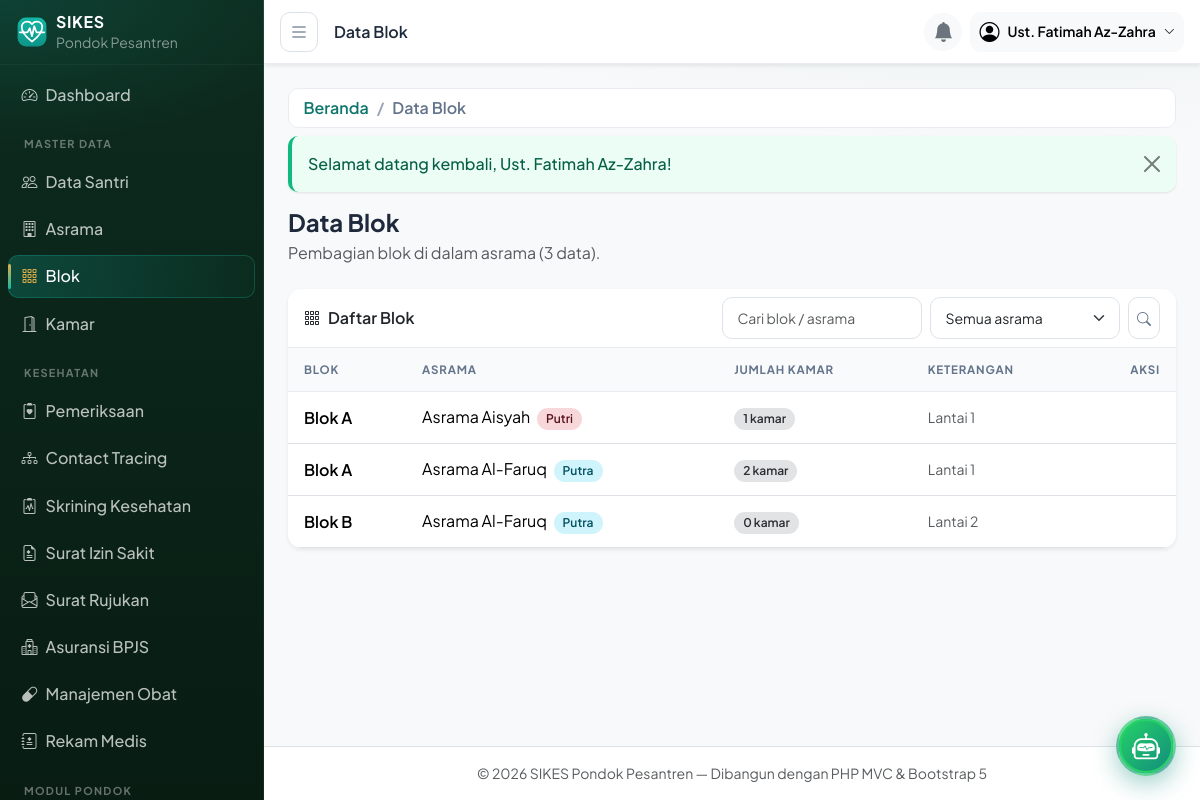
Screenshot of /blok (signed in) with the database file from the repository.
### tables this page shows
CREATE TABLE blok (
  id         INT UNSIGNED AUTO_INCREMENT PRIMARY KEY,
  asrama_id  INT UNSIGNED NOT NULL,
  nama       VARCHAR(100) NOT NULL,
  keterangan VARCHAR(255) DEFAULT NULL,
  created_at TIMESTAMP NOT NULL DEFAULT CURRENT_TIMESTAMP,
  updated_at TIMESTAMP NOT NULL DEFAULT CURRENT_TIMESTAMP ON UPDATE CURRENT_TIMESTAMP,
  UNIQUE KEY uq_blok (asrama_id, nama),
  CONSTRAINT fk_blok_asrama FOREIGN KEY (asrama_id) REFERENCES asrama (id)
    ON DELETE RESTRICT ON UPDATE CASCADE
);

CREATE TABLE asrama (
  id         INT UNSIGNED AUTO_INCREMENT PRIMARY KEY,
  nama       VARCHAR(100) NOT NULL,
  jenis      ENUM('putra','putri') NOT NULL,
  lokasi     VARCHAR(150) DEFAULT NULL,
  keterangan VARCHAR(255) DEFAULT NULL,
  created_at TIMESTAMP NOT NULL DEFAULT CURRENT_TIMESTAMP,
  updated_at TIMESTAMP NOT NULL DEFAULT CURRENT_TIMESTAMP ON UPDATE CURRENT_TIMESTAMP
);

### app/core/helpers.php (called while the page is built, shortened)
<?php
function e(?string $value): string
{
    return htmlspecialchars($value ?? '', ENT_QUOTES, 'UTF-8');
}
function base_url(string $path = ''): string
{
    return APP_URL . '/' . ltrim($path, '/');
}
function app_base_path(): string
{
    $dir = rtrim(str_replace('\\', '/', dirname($_SERVER['SCRIPT_NAME'] ?? '/')), '/');
    return $dir;
}
function current_path(): string
{
    $uri  = parse_url($_SERVER['REQUEST_URI'] ?? '/', PHP_URL_PATH) ?: '/';
    $base = app_base_path();
    $uri = '/' . trim($uri, '/');
    return $uri === '//' ? '/' : $uri;
}

### app/core/Controller.php (called while the page is built, shortened)
<?php
abstract class Controller
{
    protected function view(string $view, array $vars = [], ?string $layout = 'layouts/main'): void
    {
        extract($vars, EXTR_SKIP);
        require ROOT_PATH . '/app/views/' . str_replace('..', '', $layout) . '.php';
    }
}

### app/controllers/BlokController.php (called while the page is built, shortened)
<?php
class BlokController extends Controller
{
    private Blok $blok;
    private Asrama $asrama;
    public function __construct()
    {
        $this->blok   = new Blok();
        $this->asrama = new Asrama();
    }
    public function index(): void
    {
        $q        = trim($_GET['q'] ?? '');
        $asramaId = (int) ($_GET['asrama'] ?? 0);
        $page     = max(1, (int) ($_GET['page'] ?? 1));
        $this->view('blok/index', [
            'title'         => 'Data Blok',
            'user'          => Auth::user(),
            'data'          => $this->blok->paginate($page, 10, $q, $asramaId),
            'filters'       => ['q' => $q, 'asrama' => $asramaId],
            'asramaOptions' => $this->asrama->options(),
        ]);
    }
}

### app/core/App.php (called while the page is built, shortened)
<?php
class App
{
    public function run(): void
    {
        $router = new Router();
        $router->dispatch();
    }
}

### public/index.php (called while the page is built, shortened)
<?php
require ROOT_PATH . '/app/core/helpers.php';
require ROOT_PATH . '/app/core/App.php';
(new App\Core\App())->run();

### app/core/Database.php (called while the page is built, shortened)
<?php
class Database
{
    private static ?Database $instance = null;
    private PDO $pdo;
    private function __construct()
    {
        $dsn = sprintf('mysql:host=%s;port=%s;dbname=%s;charset=%s', DB_HOST, DB_PORT, DB_NAME, DB_CHARSET);
        try {
            $this->pdo = new PDO($dsn, DB_USER, DB_PASS, [
                PDO::ATTR_ERRMODE            => PDO::ERRMODE_EXCEPTION,
                PDO::ATTR_DEFAULT_FETCH_MODE => PDO::FETCH_ASSOC,
                PDO::ATTR_EMULATE_PREPARES   => false,
            ]);
        } catch (PDOException $e) {
            if (APP_ENV === 'development') {
                exit('Koneksi database gagal: ' . $e->getMessage()
                    . ' — periksa app/config/config.php dan pastikan database sudah diimpor.');
            }
            exit('Terjadi kesalahan pada server. Silakan coba lagi nanti.');
        }
    }
    public static function getInstance(): Database
    {
        return self::$instance ??= new self();
    }
    public function query(string $sql, array $params = []): PDOStatement
    {
        $stmt = $this->pdo->prepare($sql);
        $stmt->execute($params);
        return $stmt;
    }
    public function fetchAll(string $sql, array $params = []): array
    {
        return $this->query($sql, $params)->fetchAll();
    }
}

### app/models/Blok.php (called while the page is built, shortened)
<?php
class Blok extends Model
{
    public function paginate(int $page, int $perPage, string $q = '', int $asramaId = 0): array
    {
        $offset = max(0, ($page - 1) * $perPage);
        $where  = [];
        $params = [];
        $whereSql = $where ? ' WHERE ' . implode(' AND ', $where) : '';
        $join     = ' FROM blok b JOIN asrama a ON a.id = b.asrama_id';
        $total = (int) ($this->db->fetch(
            "SELECT COUNT(*) AS total{$join}{$whereSql}", $params
        )['total'] ?? 0);
        $rows = $this->db->fetchAll(
            "SELECT b.*, a.nama AS asrama_nama, a.jenis AS asrama_jenis,
                    (SELECT COUNT(*) FROM kamar k WHERE k.blok_id = b.id) AS kamar_count
             {$join}{$whereSql}
             ORDER BY a.nama ASC, b.nama ASC
             LIMIT {$perPage} OFFSET {$offset}",
            $params
        );
        return ['rows' => $rows, 'total' => $total, 'page' => $page, 'pages' => max(1, (int) ceil($total / $perPage))];
    }
}

### app/core/Model.php (called while the page is built, shortened)
<?php
abstract class Model
{
    public function __construct()
    {
        $this->db = Database::getInstance();
    }
}

### app/views/blok/index.php (the view, shortened to what this page needs)
<div class="d-flex flex-wrap align-items-center justify-content-between mb-4 gap-2">
    <div>
        <h1 class="h4 fw-bold mb-1">Data Blok</h1>
        <p class="text-muted mb-0">Pembagian blok di dalam asrama (<?= (int) $data['total'] ?> data).</p>
    </div>
</div>
<?php require ROOT_PATH . '/app/views/partials/flash.php'; ?>
<div class="card border-0 shadow-sm">
    <div class="card-header bg-white d-flex flex-wrap gap-2 align-items-center justify-content-between">
        <span class="fw-semibold"><i class="bi bi-grid-3x3-gap me-2"></i>Daftar Blok</span>
        <form class="d-flex gap-2" method="GET" action="<?= base_url('/blok') ?>">
            <input type="text" name="q" class="form-control form-control-sm" style="width:200px"
                   placeholder="Cari blok / asrama" value="<?= e($filters['q']) ?>">
            <select name="asrama" class="form-select form-select-sm" style="width:190px" onchange="this.form.submit()">
                <option value="">Semua asrama</option>
            </select>
            <button class="btn btn-sm btn-outline-secondary" type="submit"><i class="bi bi-search"></i></button>
        </form>
    </div>
    <div class="table-responsive">
        <table class="table table-hover align-middle mb-0">
            <thead><tr><th>Blok</th><th>Asrama</th><th>Jumlah Kamar</th><th>Keterangan</th><th class="text-end">Aksi</th></tr></thead>
            <tbody>
            <?php foreach ($data['rows'] as $row): ?>
                <tr>
                    <td class="fw-semibold"><?= e($row['nama']) ?></td>
                    <td>
                        <?= e($row['asrama_nama']) ?>
                        <span class="badge bg-<?= $row['asrama_jenis'] === 'putra' ? 'info' : 'danger' ?>-subtle
                                      text-<?= $row['asrama_jenis'] === 'putra' ? 'info' : 'danger' ?>-emphasis ms-1">
                            <?= e(ucfirst($row['asrama_jenis'])) ?>
                        </span>
                    </td>
                    <td><span class="badge bg-secondary-subtle text-secondary-emphasis"><?= (int) $row['kamar_count'] ?> kamar</span></td>
                    <td class="small text-muted"><?= e($row['keterangan'] ?? '-') ?></td>
                    <td class="text-end">
                    </td>
                </tr>
            <?php endforeach; ?>
            </tbody>
        </table>
    </div>
</div>

### app/core/Router.php (shortened to what this page needs)
<?php
class Router
{
    private array $routes = [];
    private function add(string $method, string $path, string $handler, ?string $permission): void
    {
        $this->routes[] = compact('method', 'path', 'handler', 'permission');
    }
    public function dispatch(): void
    {
        $httpMethod = strtoupper($_SERVER['REQUEST_METHOD']);
        $uri        = current_path();
        foreach ($this->routes as $route) {
            if ($route['method'] !== $httpMethod) {
                continue;
            }
            if (preg_match($this->toRegex($route['path']), $uri, $matches)) {
                $params = array_values(array_filter($matches, 'is_string', ARRAY_FILTER_USE_KEY));
                $this->invoke($route['handler'], $params);
                return;
            }
        }
    }
    private function toRegex(string $path): string
    {
        $regex = preg_replace('#\{([a-zA-Z_][a-zA-Z0-9_]*)\}#', '(?<$1>[a-zA-Z0-9_-]+)', $path);
        return '#^' . $regex . '$#';
    }
    private function invoke(string $handler, array $params): void
    {
        [$controllerName, $action] = explode('@', $handler);
        (new $class())->{$action}(...$params);
    }
}

### public/css/style.css (style rules this page uses)
:root { --brand: #0f766e; --brand-dark: #115e59; --brand-light: #14b8a6; --brand-soft: rgba(15, 118, 110, .08); --accent: #e2b04a; --accent-soft: rgba(226, 176, 74, .15); --sidebar-width: 264px; --sidebar-bg-1: #0d2b1e; --sidebar-bg-2: #081c12; --surface: #ffffff; --page-bg: #f4f6f8; --text-main: #1e293b; --text-muted: #64748b; --line: #e9edf1; --shadow-sm: 0 1px 2px rgba(15, 23, 42, .05), 0 1px 3px rgba(15, 23, 42, .06); --shadow-md: 0 4px 10px -2px rgba(15, 23, 42, .06), 0 12px 24px -6px rgba(15, 23, 42, .09); --shadow-lg: 0 18px 40px -12px rgba(15, 23, 42, .18); --radius: 14px; --radius-sm: 10px; --font: 'Plus Jakarta Sans', 'Segoe UI', system-ui, -apple-system, sans-serif; }
body { font-family: var(--font); background-color: var(--page-bg); background-image: radial-gradient(1100px 380px at 85% -10%, rgba(15, 118, 110, .07), transparent 60%); color: var(--text-main); -webkit-font-smoothing: antialiased; }
* { scrollbar-width: thin; scrollbar-color: rgba(148, 163, 184, .45) transparent; }
.btn { border-radius: var(--radius-sm); font-weight: 600; }
.btn-outline-secondary { --bs-btn-color: var(--text-muted); --bs-btn-border-color: #dbe2e9; --bs-btn-hover-bg: #f1f5f9; --bs-btn-hover-border-color: #dbe2e9; --bs-btn-hover-color: var(--text-main); }
.badge { border-radius: 999px; padding: .45em .75em; font-weight: 600; }
.card { border: 1px solid var(--line); border-radius: var(--radius); box-shadow: var(--shadow-sm); }
.card-header { background: var(--surface); border-bottom: 1px solid var(--line); font-weight: 700; border-radius: var(--radius) var(--radius) 0 0 !important; }
.form-control, .form-select { border-radius: var(--radius-sm); border-color: #dde3ea; padding: .6rem .9rem; transition: border-color .15s ease, box-shadow .15s ease; }
.table { --bs-table-hover-bg: var(--brand-soft); }
.table thead th { background: #f8fafc; font-size: .72rem; font-weight: 700; letter-spacing: .07em; text-transform: uppercase; color: var(--text-muted); border-bottom: 1px solid var(--line); }
.table > :not(caption) > * > * { padding: .8rem 1rem; }
.table thead th { position: sticky; top: 0; z-index: 1; }
.card { overflow: hidden; }
.table td .badge { white-space: nowrap; }

### rows the page displays
blok: id "3", nama "Blok A", asrama.nama "Asrama Aisyah", asrama.jenis "Putri", kamar_count "1", keterangan "Lantai 1"
blok: nama "Blok A", asrama.nama "Asrama Al-Faruq", asrama.jenis "Putra", kamar_count "2", keterangan "Lantai 1"
blok: nama "Blok B", asrama.nama "Asrama Al-Faruq", asrama.jenis "Putra", kamar_count "0", keterangan "Lantai 2"

### other values shown
$bcItem['label'] "Beranda"
$bcItem['label'] "Data Blok"
$message "Selamat datang kembali, Ust. Fatimah Az-Zahra!"
